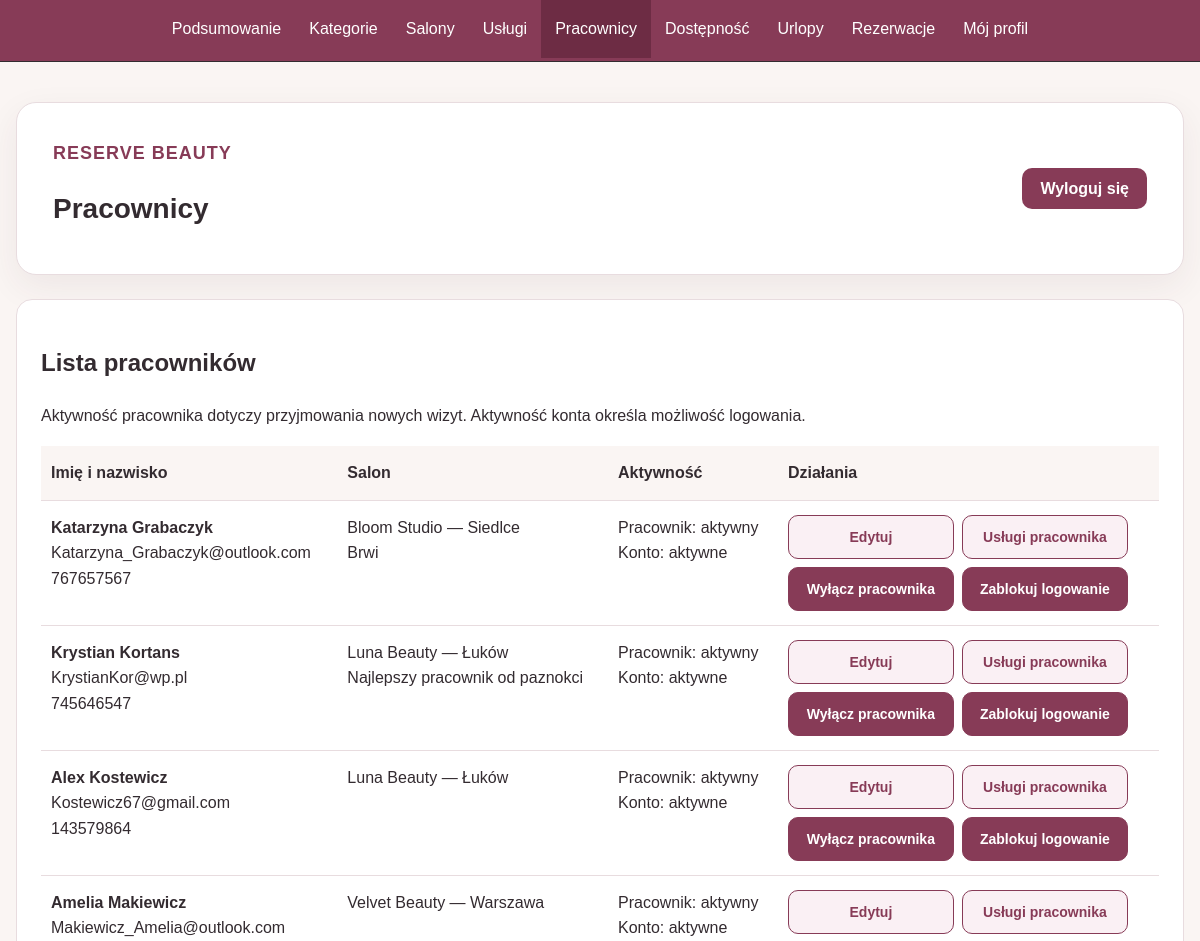
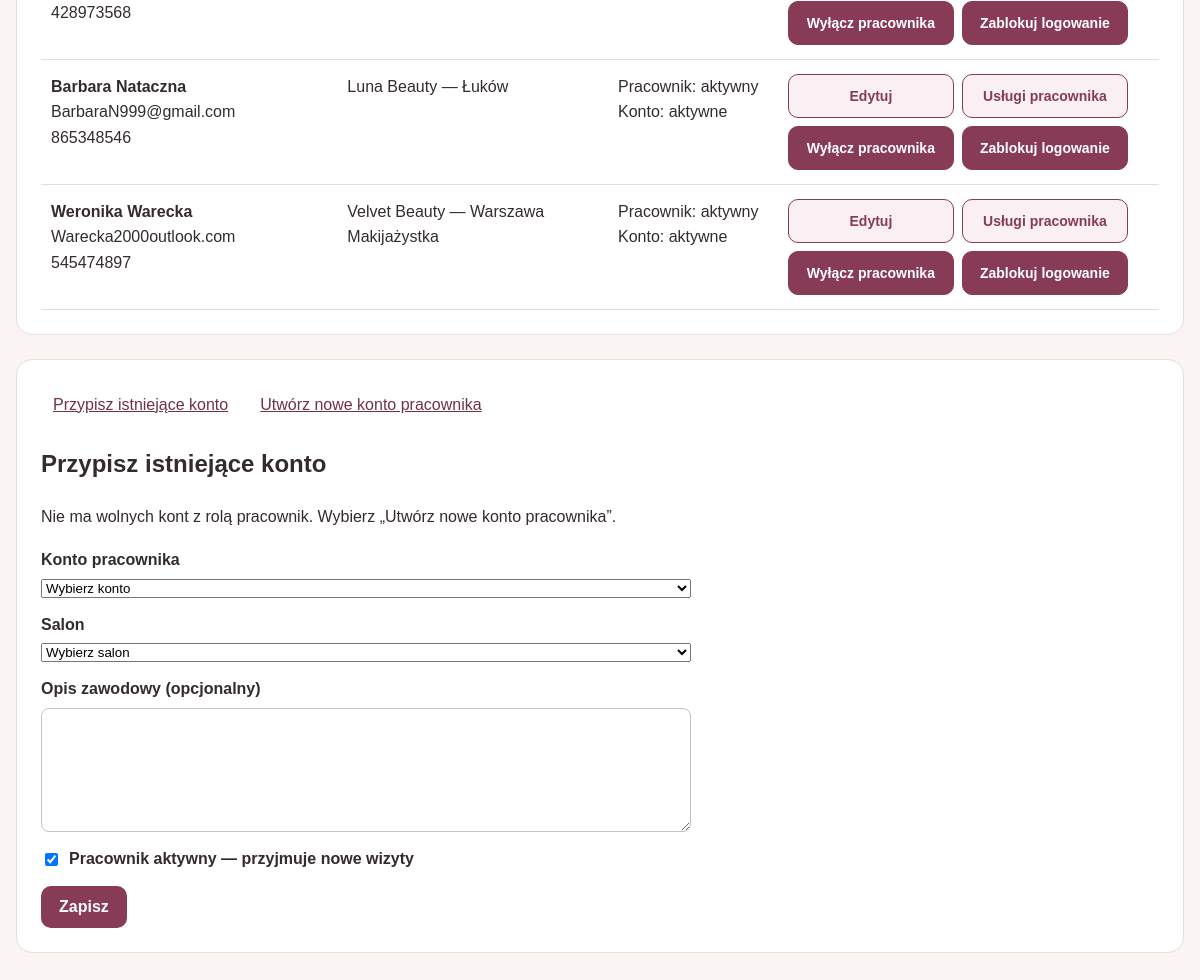
The app's page /admin/pracownicy.php (signed in) with its own data (2 pictures, top to bottom).
### tables this page shows
CREATE TABLE `pracownicy` (
  `id_pracownika` int(11) NOT NULL,
  `id_uzytkownika` int(11) NOT NULL,
  `id_salonu` int(11) NOT NULL,
  `opis` text DEFAULT NULL,
  `aktywnosc` tinyint(1) NOT NULL DEFAULT 1
);

CREATE TABLE `uzytkownicy` (
  `id_uzytkownika` int(11) NOT NULL,
  `imie` varchar(100) NOT NULL,
  `nazwisko` varchar(100) NOT NULL,
  `email` varchar(254) NOT NULL,
  `haslo` varchar(255) NOT NULL,
  `telefon` varchar(20) NOT NULL,
  `rola` enum('klient','pracownik','admin') NOT NULL DEFAULT 'klient',
  `aktywny` tinyint(1) NOT NULL DEFAULT 1,
  `utworzono_dnia` datetime NOT NULL DEFAULT current_timestamp()
);

CREATE TABLE `salony` (
  `id_salonu` int(11) NOT NULL,
  `nazwa` varchar(100) NOT NULL,
  `opis` text DEFAULT NULL,
  `miasto` varchar(100) NOT NULL,
  `ulica` varchar(200) NOT NULL,
  `nr_ulicy` varchar(8) NOT NULL,
  `aktywnosc` tinyint(1) NOT NULL DEFAULT 1
);

### includes/bootstrap.php (called while the page is built, shortened)
<?php
function e(string $tekst): string
{
    return htmlspecialchars(
        $tekst,
        ENT_QUOTES | ENT_SUBSTITUTE,
        'UTF-8'
    );
}

### admin/pracownicy.php (the view, shortened to what this page needs)
<?php
require_once __DIR__ . '/../includes/auth.php';
function pracownicyTekst(array $dane, string $pole): string
{
    return isset($dane[$pole]) && is_string($dane[$pole]) ? $dane[$pole] : '';
}
$tryb = pracownicyTekst($_GET, 'tryb') === 'nowy' ? 'nowy' : 'przypisz';
$formularz = [
    'id_pracownika' => 0, 'id_uzytkownika' => '', 'id_salonu' => '', 'opis' => '',
    'aktywnosc' => 1, 'aktywny' => 1, 'imie' => '', 'nazwisko' => '', 'email' => '', 'telefon' => '',
];
$pracownicy = [];
$salony = [];
$konta = [];
try {
    $salony = $pdo->query('SELECT id_salonu, nazwa, miasto, aktywnosc FROM salony ORDER BY nazwa')->fetchAll();
    $konta = $pdo->query(
        "SELECT u.id_uzytkownika, u.imie, u.nazwisko, u.email, u.aktywny
         FROM uzytkownicy u
         WHERE u.rola = 'pracownik'
           AND NOT EXISTS (SELECT 1 FROM pracownicy p WHERE p.id_uzytkownika = u.id_uzytkownika)
         ORDER BY u.nazwisko, u.imie"
    )->fetchAll();
    $pracownicy = $pdo->query(
        'SELECT p.id_pracownika, p.opis, p.aktywnosc, u.imie, u.nazwisko, u.email, u.telefon, u.aktywny,
                s.nazwa AS salon_nazwa, s.miasto
         FROM pracownicy p
         JOIN uzytkownicy u ON u.id_uzytkownika = p.id_uzytkownika
         JOIN salony s ON s.id_salonu = p.id_salonu
         ORDER BY u.nazwisko, u.imie, p.id_pracownika'
    )->fetchAll();
} catch (PDOException $wyjatek) {
    error_log('Odczyt pracownikow: SQLSTATE ' . $wyjatek->getCode());
    $blad = 'Nie udało się pobrać danych. Spróbuj ponownie później.';
} catch (RuntimeException $wyjatek) {
    $blad = $wyjatek->getMessage();
}
$menu = [
    'index.php' => 'Podsumowanie', 'kategorie.php' => 'Kategorie', 'salony.php' => 'Salony',
    'uslugi.php' => 'Usługi', 'pracownicy.php' => 'Pracownicy', 'dostepnosc.php' => 'Dostępność',
    'urlopy.php' => 'Urlopy', 'rezerwacje.php' => 'Rezerwacje',
];
$tytuly = ['przypisz' => 'Przypisz istniejące konto', 'nowy' => 'Utwórz konto i profil pracownika', 'edytuj' => 'Edytuj dane zawodowe pracownika'];
?>
<!DOCTYPE html>
<html lang="pl">
<head>
    <link rel="stylesheet" href="<?= e(BASE_URL) ?>/css/admin.css">
    <link rel="stylesheet" href="<?= e(BASE_URL) ?>/css/admin2.css">
</head>
<body class="strona-konta">
    <nav class="admin-menu" aria-label="Menu administratora">
        <ul class="admin-menu_lista">
            <?php foreach ($menu as $plik => $etykieta): ?>
                <li><a href="<?= e(BASE_URL . '/admin/' . $plik) ?>" <?= $plik === 'pracownicy.php' ? 'aria-current="page"' : '' ?>><?= e($etykieta) ?></a></li>
            <?php endforeach; ?>
            <li><a href="<?= e(BASE_URL) ?>/profil.php">Mój profil</a></li>
        </ul>
    </nav>
    <main>
        <div class="pole">
            <div>
                <p class="marka">RESERVE BEAUTY</p>
                <h1>Pracownicy</h1>
            </div>
            <form action="<?= e(BASE_URL) ?>/wylogowanie.php" method="post">
                <button type="submit">Wyloguj się</button>
            </form>
        </div>
        <section class="karta" aria-labelledby="lista-tytul">
            <h2 id="lista-tytul">Lista pracowników</h2>
            <p>Aktywność pracownika dotyczy przyjmowania nowych wizyt. Aktywność konta określa możliwość logowania.</p>
            <div class="tabela">
                <table>
                    <thead><tr><th scope="col">Imię i nazwisko</th><th scope="col">Salon</th><th scope="col">Aktywność</th><th scope="col">Działania</th></tr></thead>
                    <tbody>
                        <?php foreach ($pracownicy as $pracownik): ?>
                            <tr>
                                <td class="tekst">
                                    <strong><?= e($pracownik['imie'] . ' ' . $pracownik['nazwisko']) ?></strong><br>
                                    <?= e($pracownik['email']) ?><br>
                                    <?= e($pracownik['telefon']) ?>
                                </td>
                                <td class="tekst">
                                    <?= e($pracownik['salon_nazwa'] . ' — ' . $pracownik['miasto']) ?>
                                    <?php if (!empty($pracownik['opis'])): ?>
                                        <div class="prac-opis"><?= e($pracownik['opis']) ?></div>
                                    <?php endif; ?>
                                </td>
                                <td>
                                    Pracownik: <?= (int) $pracownik['aktywnosc'] === 1 ? 'aktywny' : 'nieaktywny' ?><br>
                                    Konto: <?= (int) $pracownik['aktywny'] === 1 ? 'aktywne' : 'zablokowane' ?>
                                </td>
                                <td>
                                    <div class="akcje akcje-pracownika">
                                        <a class="link" href="<?= e(BASE_URL) ?>/admin/pracownicy.php?edytuj=<?= (int) $pracownik['id_pracownika'] ?>#formularz">Edytuj</a>
                                        <a class="link" href="<?= e(BASE_URL) ?>/admin/pracownik-uslugi.php?id_pracownika=<?= (int) $pracownik['id_pracownika'] ?>">Usługi pracownika</a>
                                        <form action="<?= e(BASE_URL) ?>/admin/pracownicy.php" method="post">
                                            <button type="submit"><?= (int) $pracownik['aktywnosc'] === 1 ? 'Wyłącz pracownika' : 'Włącz pracownika' ?></button>
                                        </form>
                                        <form action="<?= e(BASE_URL) ?>/admin/pracownicy.php" method="post" onsubmit="return confirm('Czy zmienić możliwość logowania tego pracownika?');">
                                            <button type="submit"><?= (int) $pracownik['aktywny'] === 1 ? 'Zablokuj logowanie' : 'Odblokuj logowanie' ?></button>
                                        </form>
                                    </div>
                                </td>
                            </tr>
                        <?php endforeach; ?>
                    </tbody>
                </table>
            </div>
        </section>
        <section class="karta" id="formularz" aria-labelledby="formularz-tytul">
            <div class="akcje">
                <a class="link" href="<?= e(BASE_URL) ?>/admin/pracownicy.php?tryb=przypisz#formularz">Przypisz istniejące konto</a>
                <a class="link" href="<?= e(BASE_URL) ?>/admin/pracownicy.php?tryb=nowy#formularz">Utwórz nowe konto pracownika</a>
            </div>
            <h2 id="formularz-tytul"><?= e($tytuly[$tryb]) ?></h2>
            <?php if ($tryb === 'przypisz' && !$konta): ?>
                <p>Nie ma wolnych kont z rolą pracownik. Wybierz „Utwórz nowe konto pracownika”.</p>
            <?php endif; ?>
            <form class="formularz" action="<?= e(BASE_URL) ?>/admin/pracownicy.php#formularz" method="post">
                <?php if ($tryb === 'przypisz'): ?>
                    <label>Konto pracownika
                        <select name="id_uzytkownika" required>
                            <option value="">Wybierz konto</option>
                        </select>
                    </label>
                <?php endif; ?>
                <label>Salon
                    <select name="id_salonu" required>
                        <option value="">Wybierz salon</option>
                    </select>
                </label>
                <label>Opis zawodowy (opcjonalny)
                    <textarea name="opis" rows="4"><?= e($formularz['opis'] ?? '') ?></textarea>
                </label>
                <label class="wybor">
                    <input type="checkbox" name="aktywnosc" value="1" <?= (int) $formularz['aktywnosc'] === 1 ? 'checked' : '' ?>>
                    Pracownik aktywny — przyjmuje nowe wizyty
                </label>
                <div class="akcje">
                    <button type="submit" <?= !$salony || ($tryb === 'przypisz' && !$konta) ? 'disabled' : '' ?>><?= $tryb === 'nowy' ? 'Utwórz konto i profil' : 'Zapisz' ?></button>
                </div>
            </form>
        </section>
    </main>
</body>
</html>

### css/admin.css (style rules this page uses)
body.strona-konta { margin: 0; min-height: 100vh; padding: 0; background: #faf5f3; color: #332b30; font-family: Arial, sans-serif; font-size: 16px; line-height: 1.6; }
.strona-konta main { box-sizing: border-box; width: 100%; max-width: 1272px; margin: 0 auto; padding: 0 16px 30px; margin-bottom: 24px; }
.strona-konta .pole { box-sizing: border-box; width: 100%; max-width: 1240px; margin: 0 auto; padding: 36px; background: #ffffff; border: 1px solid #e8dcdF; border-radius: 20px; box-shadow: 0 12px 35px rgba(70, 40, 50, 0.07); display: flex; justify-content: space-between; align-items: center; gap: 20px; margin-top: 40px; }
.strona-konta .marka { margin: 0 0 24px; color: #873b57; font-size: 18px; font-weight: bold; letter-spacing: 1px; }
.strona-konta h1 { margin: 0 0 12px; font-size: 28px; line-height: 1.25; }
.strona-konta p { margin: 0 0 18px; overflow-wrap: anywhere; }
form { display: flex; justify-content: flex-end; flex-shrink: 0; }
.strona-konta button { width: auto; padding: 8px 18px; border: 0; border-radius: 10px; background: #873b57; color: #ffffff; font: inherit; font-weight: bold; cursor: pointer; }
.strona-konta .admin-menu { margin: 0; padding: 0 16px; background: #873b57; border-bottom: 1px solid; text-decoration: none; }
.strona-konta .admin-menu_lista { display: flex; flex-wrap: wrap; justify-content: center; gap: 0; max-width: 1240px; margin: 0 auto; text-decoration: none; list-style: none; }
.strona-konta .admin-menu_lista li { min-width: 0; text-decoration: none; }
.strona-konta .admin-menu a { display: block; box-sizing: border-box; min-height: 0; height: auto; padding: 16px 14px; border: 0; border-bottom: 3px solid transparent; border-radius: 0; background: transparent; white-space: nowrap; text-decoration: none; color: #ffffff; }
.strona-konta .admin-menu a[aria-current="page"] { background: #6d2c44; color: white; border-bottom-color: #873b57; text-decoration: none; }

### css/admin2.css (style rules this page uses)
.admin-menu_lista { list-style: none; padding: 0; }
.karta { background: #fff; border: 1px solid #e8dcdf; border-radius: 16px; padding: 24px; margin: 24px 0; }
.formularz { display: grid; justify-content: stretch; gap: 14px; max-width: 650px; }
.formularz label { display: grid; gap: 6px; font-weight: bold; }
.formularz input[type="text"], .formularz textarea { box-sizing: border-box; width: 100%; border: 1px solid #cdbec4; border-radius: 8px; padding: 10px; font: inherit; }
.formularz textarea { resize: vertical; }
.formularz label.wybor { display: flex; align-items: center; gap: 8px; }
.akcje { display: flex; flex-wrap: wrap; align-items: center; gap: 8px; }
.akcje form { margin: 0; }
.link { display: inline-block; color: #713149; padding: 8px 12px; }
.tabela { overflow-x: auto; }
.tabela table { border-collapse: collapse; width: 100%; min-width: 700px; }
.tabela th, .tabela td { text-align: left; padding: 14px 10px; border-bottom: 1px solid #e8dcdf; vertical-align: top; }
.tabela th { background: #faf5f3; }
.tekst { max-width: 260px; overflow-wrap: anywhere; }

### admin/pracownicy.php (style rules this page uses)
.akcje-pracownika { display: grid; grid-template-columns: repeat(2, minmax(0, 1fr)); gap: 8px; width: 340px; max-width: 100%; }
.akcje-pracownika form { display: block; margin: 0; min-width: 0; }
.akcje-pracownika > a, .akcje-pracownika button { box-sizing: border-box; display: flex; align-items: center; justify-content: center; width: 100%; min-height: 44px; margin: 0; padding: 10px 12px; border: 1px solid #873b57; border-radius: 10px; background: #873b57; color: white; font: inherit; font-size: 14px; font-weight: bold; line-height: 1.3; text-align: center; text-decoration: none; cursor: pointer; }
.akcje-pracownika > a { background: #faf0f4; color: #873b57; }

### records on screen
pracownicy: id_uzytkownika.nazwisko "Katarzyna Grabaczyk", id_uzytkownika.email "Katarzyna_Grabaczyk@outlook.com", id_uzytkownika.telefon "767657567", id_salonu.miasto "Bloom Studio — Siedlce", opis "Brwi", aktywnosc "aktywny"
pracownicy: id_uzytkownika.nazwisko "Krystian Kortans", id_uzytkownika.email "KrystianKor@wp.pl", id_uzytkownika.telefon "745646547", id_salonu.miasto "Luna Beauty — Łuków", opis "Najlepszy pracownik od paznokci", aktywnosc "aktywny"
pracownicy: id_uzytkownika.nazwisko "Alex Kostewicz", id_uzytkownika.email "Kostewicz67@gmail.com", id_uzytkownika.telefon "143579864", id_salonu.miasto "Luna Beauty — Łuków", aktywnosc "aktywny"
pracownicy: id_uzytkownika.nazwisko "Amelia Makiewicz", id_uzytkownika.email "Makiewicz_Amelia@outlook.com", id_uzytkownika.telefon "428973568", id_salonu.miasto "Velvet Beauty — Warszawa", aktywnosc "aktywny"
pracownicy: id_uzytkownika.nazwisko "Barbara Nataczna", id_uzytkownika.email "BarbaraN999@gmail.com", id_uzytkownika.telefon "865348546", id_salonu.miasto "Luna Beauty — Łuków", aktywnosc "aktywny"
pracownicy: id_uzytkownika.nazwisko "Weronika Warecka", id_uzytkownika.email "Warecka2000outlook.com", id_uzytkownika.telefon "545474897", id_salonu.miasto "Velvet Beauty — Warszawa", opis "Makijażystka", aktywnosc "aktywny"

### other values on screen
$etykieta "Podsumowanie"
$etykieta "Kategorie"
$etykieta "Salony"
$etykieta "Usługi"
$etykieta "Pracownicy"
$etykieta "Dostępność"
$etykieta "Urlopy"
$etykieta "Rezerwacje"
$tytuly[$tryb] "Przypisz istniejące konto"
